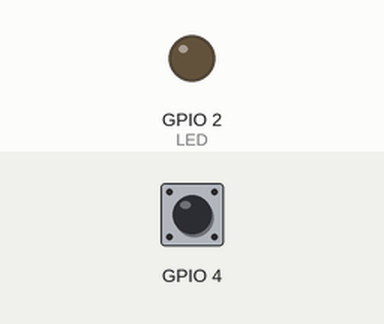
Simulated run of this sketch. Board: ESP32. On the bench: output pins drawn as LEDs (lit = HIGH). The inputs (shaded band) are chosen by the test bench; at power-on: GPIO 4 HIGH. What the sketch prints to the serial monitor is not drawn.

Above: at 1.2 s.
1.3 s: GPIO 4 pulled LOW for 0.15 s
At 1.37 s:
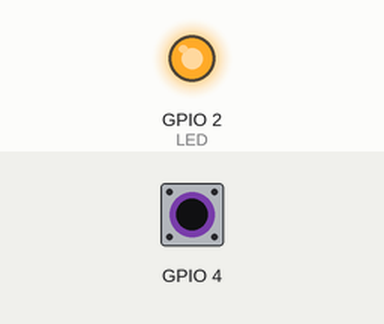
2.9 s: GPIO 4 pulled LOW for 3.2 s
At 7.2 s:
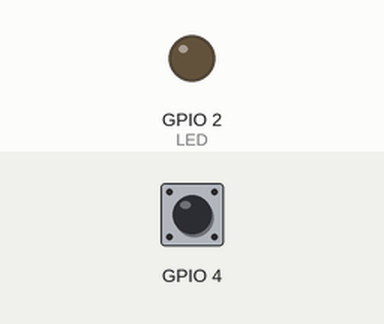
Timing chart, 0 to 8.7 s (numbered marks = the images above; inputs shaded):
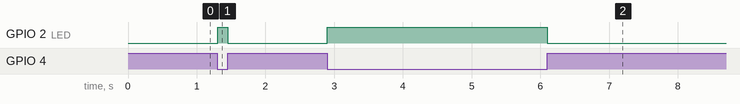

The sketch:

esp32_touch_2.ino
```cpp
// esp32 chapter2 exm.2
// built in touch sensor monitor

int LED = 2;          // LED บนบอร์ดพ่วงอยู่กับ GPIO2
int touchValue = 0;   // ตัวแปลเพื่อเก็บค่าที่อ่านได้จาก touch sensor

void setup(){
  // intitialize serial monitor
  Serial.begin(115200);
  pinMode(LED,OUTPUT);
  digitalWrite(LED, LOW);
}

void loop(){
  touchValue = touchRead(T0);    // อ่านค่า touch0 เก็บไว้ในตัวแปร touchValue
  Serial.println(touchValue);
  if(touchValue < 20){           // ค่า touchValue น้อยกว่า 30 แสดงว่ามีการสัมผัส ให้ LED ติด
    digitalWrite(LED, HIGH);
  }
  else{                          // กรณีอื่นๆ ให้ LED ดับ
    digitalWrite(LED, LOW);
  }
  delay(5);
}
```

Measured:
- after the input at 1.3 s, GPIO 2 (LED): LOW → HIGH at once, → LOW 0.15 s later
- after the input at 2.9 s, GPIO 2 (LED): LOW → HIGH at once, → LOW 3.2 s later
